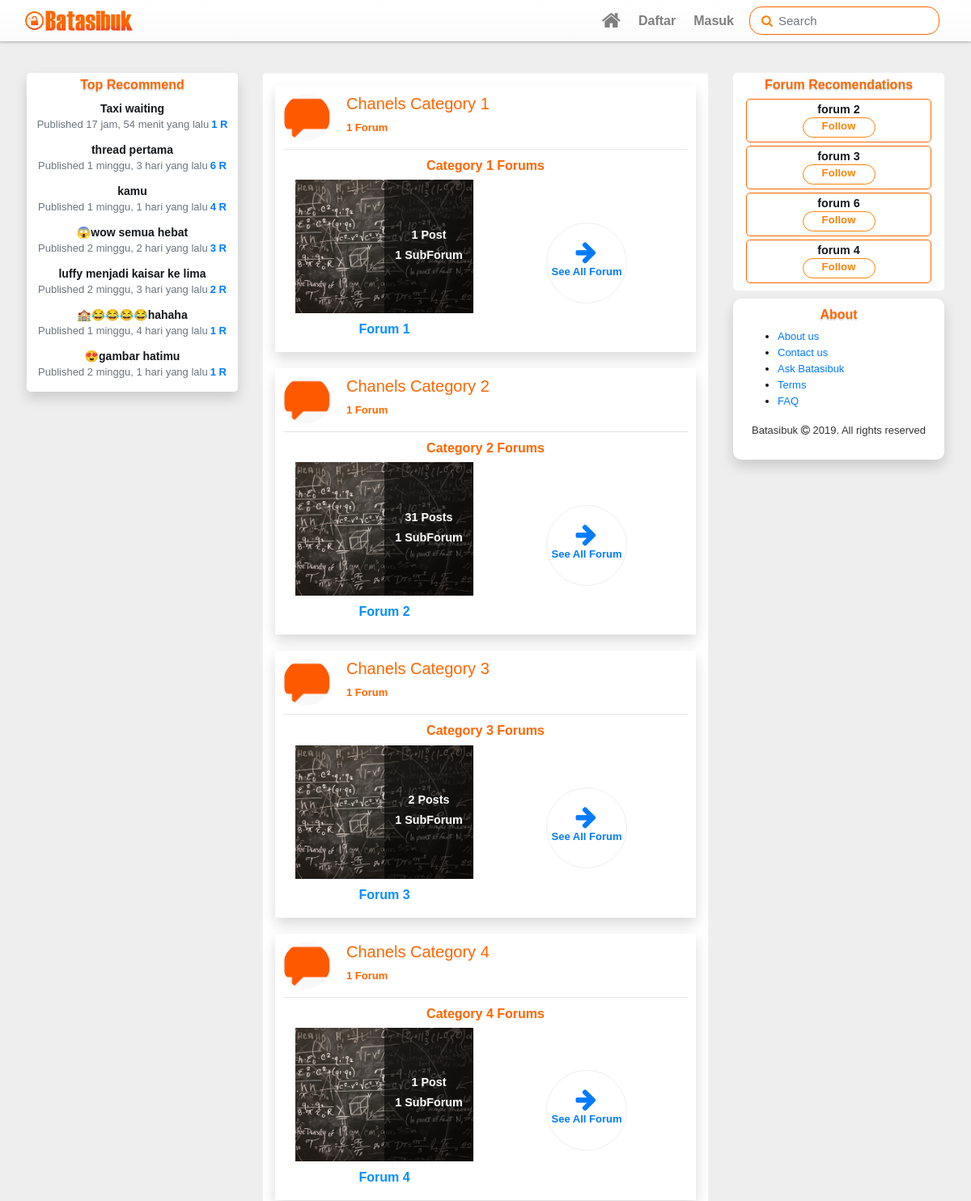
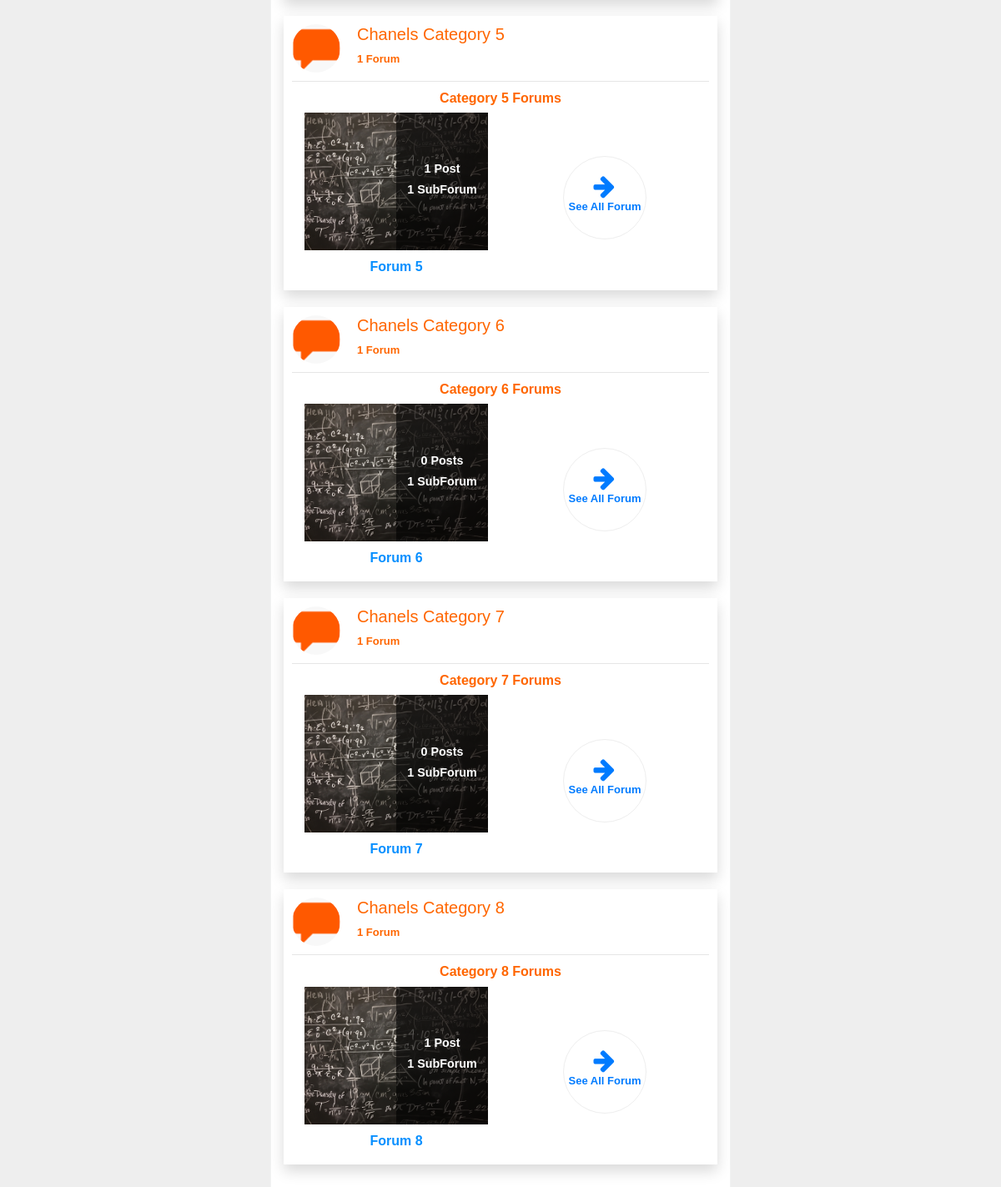
The app's page /forum/ with its own data (2 pictures, top to bottom).
### batasibuk_forum/models.py (models this page shows, shortened)
class Votable(models.Model):
	class Meta:
		abstract=True
	votes=GenericRelation(Vote,content_type_field='vote_type',object_id_field='vote_id')
	upvotes=models.IntegerField(default=0,blank=True)
	downvotes=models.IntegerField(default=0,blank=True)
	vote_self=False

class Post(Votable):
	objects=PostsManager()
	forum_post_type=models.ForeignKey(ContentType,on_delete=models.PROTECT,related_name='_forum_posts')
	forum_post_id=models.PositiveIntegerField()
	content_forum_post=GenericForeignKey('forum_post_type','forum_post_id')
	author=models.ForeignKey(User,related_name='posts',on_delete=models.PROTECT)
	created=models.DateTimeField(auto_now_add=True)
	updated=models.DateTimeField(auto_now=True)
	updated_by=models.ForeignKey(User,blank=True,null=True,on_delete=models.PROTECT)
	post_title=models.CharField(max_length=255)
	body=RichTextUploadingField(blank=True,
								config_name='post_thread',
								external_plugin_resources=[(
									'emoji',
									'/static/ckeditor_plugins/emoji/',
									'plugin.js')]
								)
	post_slug=models.SlugField(max_length=255,blank=True,editable=False)
	status=models.IntegerField(choices=(
		(0,'Draft'),
		(1,'Post')
		),default=0)
	views=models.IntegerField(blank=True,default=0)

class Category(models.Model):
	def image_path(instance,imagename):
		base_name,ext=os.path.splitext(imagename)
		return f"logo_channel/{time.strftime('%y%m%d%H%M%S')}{ext}"
	name=models.CharField(max_length=80)
	groups=models.ManyToManyField(Group,blank=True)
	position=models.IntegerField(blank=True,default=0)
	channel_logo=models.ImageField(default='',blank=True,upload_to=image_path)

class Followble(models.Model):
	class Meta:
		abstract=True
	followers=GenericRelation(Follow,content_type_field='forum_type',object_id_field='forum_id')

class Forum(Followble):
	def image_path(instance,imagename):
		base_name,ext=os.path.splitext(imagename)
		return f"logo_image/{time.strftime('%y%m%d%H%M%S')}{ext}"
	category=models.ForeignKey(Category,related_name='forums',blank=True,null=True,on_delete=models.PROTECT)
	name=models.CharField(max_length=80)
	position=models.IntegerField(blank=True,default=0)
	description=models.TextField(blank=True,default='')
	moderators=models.ManyToManyField(User,blank=True)
	updated=models.DateTimeField(auto_now=True)
	posts=GenericRelation(Post,content_type_field='forum_post_type',object_id_field='forum_post_id',related_query_name='post_forum')
	post_count=models.IntegerField(blank=True,default=0)
	forum_logo=models.ImageField(default='',upload_to=image_path)

### batasibuk_forum/views.py (the view)
# urls.py: path('',HomeForumsView.as_view(),name='home'),
class HomeForumsView(ListView):
	model= Category
	template_name='batasibuk_forum/home.html'
	context_object_name='categorys'
	extra_context={
		'title':'forum'
	}

### batasibuk_forum/models.py (called while the page is built)
	def get_top_recommend(self):
		posts=Post.objects.all()
		for post in posts:
			c_recommends=post.post_recommends.all().count()
			time_since=math.floor((datetime.datetime.now().timestamp()-post.created.timestamp())/3600)
			post.score=(c_recommends)/(time_since+2)**1.8
			if c_recommends==0:
				post.score=(c_recommends-1)/(time_since+2)**1.8
		posts=sorted(posts,key=lambda t:t.score,reverse=True)
		if len(posts)>10:
			return posts[0:7]
		return posts

### batasibuk_forum/templatetags/top_recommend.py (called while the page is built)
@register.inclusion_tag('snippets/post_recommends.html')
def top_recommend():
	posts=Post.objects.get_top_recommend()
	context={
		'posts':posts,
	}
	return context

@register.inclusion_tag('snippets/forum_recommend.html')
def forum_recommend(request):
	forum=Forum.objects.all()
	if request.user.is_authenticated:
		forum=Forum.objects.exclude(followers__follower=request.user)
	for f in forum:
		f.count_followers=f.followers.all().count()
	recommend_forum=sorted(forum,key=lambda c:c.count_followers,reverse=True)
	if len(recommend_forum)>4:
		recommend_forum=recommend_forum[0:4]
	return {'request':request,'forums':recommend_forum}

### batasibuk_forum/templatetags/vote_follow_filter.py (called while the page is built)
@register.simple_tag(name='is_user_follow')
def user_is_follow(to_follow,request,text=''):
	if request.user.is_authenticated and\
		to_follow.followers.filter(follower=request.user).exists():
			if text=='get_text':
				return mark_safe('<i class="fa fa-check-circle-o fa-lg"></i> Follow')
			return 'active'
	else:
		if text=='get_text':
			return 'Follow'
		return ''

### batasibuk_forum/templates/batasibuk_forum/home.html (shortened to what this page needs)
{% extends "base.html" %}
{% load static %}
{% load top_recommend %}
{% block get_in_head %}
	<link rel="stylesheet" type="text/css" href="{% static "css/forum_home.css" %}">
{% endblock get_in_head %}
{% block main_content %}
<div class="row">
	<div class="col-md-3 d-none d-md-block order-md-1">
    	{%top_recommend%}
    </div>
    <div class="col-md-6 order-1 order-md-2 ">
            <div class="chanels-card">
            {% for category in categorys  %}
				<div class="chanel-detail shadow">
                 	<img src="/media/logo_image/190331210525.png" alt="user" class="chanel-logo" />
                  <div class="channel-info">
                  	<a href="{% url "channel" id_channel=category.id name_channel=category.name%}" class="remove-link-format">
                    <h5 class="channel-title">Chanels {{category.name|capfirst}}</h5>
                    	<p>{{category.forums.all.count}} Forum{{category.forums.all.count|pluralize}}</p>
                    </a>
                  </div>
                  <div class="hr-custom clearfix"></div>
                  <div class="chanel-forum container-fluid">
                    	<h6>{{category.name|capfirst}} Forums </h6>
                    	<div class="row">
                    	{% for forum in category.forums.all %}
	                    		<div class="forum-detail col-sm-6">
	                    			<a href="{% url "forum:forumview" id_forum=forum.id name_forum=forum.name %}" class="remove-link-format">
		                    		<div class="forum-info">
		                    			<img src="/media/logo_image/logocoba.jpg" class="img-fluid forum-logo">
		                    			<div class="forum-posts d-flex flex-column justify-content-center">
		                    				<p>{{forum.posts.all.count}} Post{{forum.posts.all.count|pluralize}}</p>
		                    				<p>{{forum.subforums.all.count}} SubForum{{forum.subforum.all.count|pluralize}}</p>
		                    			</div>
		                    		</div>
									<p>{{forum.name|capfirst}}</p>
									</a>
								</div>
						{% endfor %}
						<div class="col-sm-6 d-flex align-items-center justify-content-center">
							<a href="{% url "channel" id_channel=category.id name_channel=category.name %}" class="link-all-forum">
								<p>
									<i class="fa fa-arrow-right"></i>
									See All Forum
								</p>
							</a>
						</div>
						</div>
                  </div>
                </div>
			{% endfor %}
            </div>
    </div>
    <div class="col-md-3 order-2 order-md-3">
      {%forum_recommend request%}
	   	{% include "snippets/footer.html" %}
	 </div>
</div>
{% endblock main_content %}

### templates/snippets/post_recommends.html
<div class="trend-threads-card shadow">
  <h6>Top Recommend</h6>
  {% for thread  in posts %}
  	<div class="trend-thread">
      <a href="{% url 'thread' thread.post_slug thread.post_title %}" class="remove-link-format">
      	<p class="threads-title">{{thread.post_title}}</p >
      	<p class="thread-detail"><span class='text-muted'>Published {{thread.created|timesince}} yang lalu</span><span class="thread-r">{{thread.post_recommends.all.count}} R</span></p>
      </a>
  	</div>
  {% endfor %}
</div>

### templates/snippets/forum_recommend.html
{% load vote_follow_filter %}
<div class="suggest-forum-card">
  <h6 class="grey">Forum Recomendations</h6>
  {% for forum in forums  %}
  	<div class="follow-forum">
      <p><a href="{% url "forum:forumview" forum.id forum.name %}"class='remove-link-format'>{{forum.name}}</a></p>
      <a href="javascript:void(0)" class="btn btn-follow follow-this {%is_user_follow forum request %} " data-id='{{forum.id}}' data-action='forum'>{%is_user_follow forum request 'get_text'%}</a>
  </div>
  {% endfor %}
</div>

### static/css/style.css (style rules this page uses)
html, body { height: 100%; width: 100%; }
body { font-family: Helvetica, Arial,sans-serif; line-height: 20px; color: #14171a; background-color: #eee; font-size: 13px; padding-top: 60px; }
.btn { font-family: Helvetica,Arial,sans-serif!important; font-weight: 700; letter-spacing: .1px; }
.btn-follow { color: #fc8207; background-color: transparent; background-image: none; border-color: #fc8207; font-weight: bold; width: 120px; border-radius: 20px; }
.remove-link-format,.remove-link-format:hover,.remove-link-format:active,.remove-link-format:focus { color: inherit; text-decoration: none; }
.hr-custom { background: none; height: 1px; border-top: 1px solid #e6e6e6; width: 100%; margin: auto; margin-bottom: 10px; }
.trend-threads-card { width: 100%; padding:5px 10px; background-color: #fff; border-radius: 5px; text-align: center; margin-bottom: 10px; min-height: 200px; }
.trend-threads-card .trend-thread { padding:2px; border-radius: 0; width: 100%%; border-bottom: 2px solid rgba(0,0,0,0); transition: ease-in .2s all; }
.trend-threads-card > h6 { font-weight: bold; color: #ff6600; text-shadow: 0rem .14rem rgba(0,0,0,.15); }
.trend-threads-card .trend-thread > a > .threads-title { margin-bottom: 0px; font-weight: bold; font-size: 14px; margin-bottom: 0; }
.trend-threads-card .trend-thread > a > .thread-detail { margin-bottom: 5px; }
.trend-threads-card .trend-thread > a > .thread-detail .thread-r { font-size: 13px; font-weight: bold; margin-left: 3px; color: #007bff; }
.suggest-forum-card { width: 100%; padding:5px 10px; background-color: #fff; border-radius: 5px; text-align: center; margin-bottom: 10px; }
.suggest-forum-card .follow-forum { padding:2px; border-radius: 5px; width: 95%; border: 1px solid #ff6600; margin-bottom:4px; }
.suggest-forum-card > h6 { font-weight: bold; color:#ff6600; text-shadow: 0rem .14rem rgba(0,0,0,.15); }
.suggest-forum-card .follow-forum { margin-left: auto; margin-right: auto; }
.suggest-forum-card .follow-forum > p { display: block; margin-bottom: 0px; font-weight: bold; font-size: 1.1em; transition: ease-in .2s all; }
.suggest-forum-card .follow-forum .btn-follow { height: 25px; width: 90px; font-size: 13px; padding: 0; margin-top: 0px; margin-bottom: 3px; }

### static/css/forum_home.css (style rules this page uses)
.chanels-card { border-radius: 4px; width: 100%; padding: 15px; border: 1px solid #f1f2f2; margin-bottom: 20px; background-color: #fff; margin-bottom: 20px; min-height: 500px; }
.chanels-card .chanel-detail { width: 100%; padding:10px 10px 8px; background-color: #fff; margin-bottom: 20px!important; }
.chanels-card .chanel-detail .chanel-logo { float: left; margin-right: 20px; height: 58px; width: 58px; border-radius: 50%; }
.chanels-card .chanel-detail .remove-link-format { color: #ff6600; font-weight: bold; }
.chanels-card .chanel-detail .chanel-forum> h6 { color: #ff6600; font-weight: bold; text-align: center; }
.chanels-card .chanel-detail .forum-detail .forum-info { position: relative; }
.chanels-card .chanel-detail .forum-detail .forum-posts { position: absolute; background-color: rgba(0,0,0,.6); width:50%; right: 0; top: 0; bottom: 0; text-align: center; font-size: 1em; }
.chanels-card .chanel-detail .forum-detail .forum-posts>p { color: #fff; font-size: 1.1em; margin-bottom: 5px; vertical-align: middle; }
.chanels-card .chanel-detail .forum-detail > a >p { text-align: center; font-size: 16px; font-weight: bold; color: #078fff; margin:10px 0; }
.chanels-card .chanel-forum .link-all-forum { border-radius: 50%; overflow: hidden; display: block; width: 100px; height: 100px; padding: 0!important; text-align: center; line-height: 100px; border:1px solid #eee; transition: .2s; }
.chanels-card .chanel-forum .link-all-forum p { text-align: center; margin-top: 10px; font-weight: bold; display: inline-block; position: relative; }
.chanels-card .chanel-forum .link-all-forum p .fa { font-size: 30px; font-weight: normal; position: absolute; top: 10px; left: 30px; }

### records on screen
Post: post_title "Taxi waiting", created "17 jam, 54 menit", post_recommends.all.count "1"
Post: post_title "thread pertama", created "1 minggu, 3 hari", post_recommends.all.count "6"
Post: post_title "kamu", created "1 minggu, 1 hari", post_recommends.all.count "4"
Post: post_title "😱wow semua hebat", created "2 minggu, 2 hari", post_recommends.all.count "3"
Post: post_title "luffy menjadi kaisar ke lima", created "2 minggu, 3 hari", post_recommends.all.count "2"
Post: post_title "🏫😂😂😂😂hahaha", created "1 minggu, 4 hari", post_recommends.all.count "1"
Post: post_title "😍gambar hatimu", created "2 minggu, 1 hari", post_recommends.all.count "1"
Category: name "Category 1", forums.all.count "1"
Forum: posts.all.count "1", subforums.all.count "1", name "Forum 1"
Category: name "Category 2", forums.all.count "1"
Forum: posts.all.count "31", subforums.all.count "1", name "Forum 2", name "forum 2", is_user_follow "Follow"
Category: name "Category 3", forums.all.count "1"
Forum: posts.all.count "2", subforums.all.count "1", name "Forum 3", name "forum 3", is_user_follow "Follow"
Category: name "Category 4", forums.all.count "1"
Forum: posts.all.count "1", subforums.all.count "1", name "Forum 4", name "forum 4", is_user_follow "Follow"
Category: name "Category 5", forums.all.count "1"
Forum: posts.all.count "1", subforums.all.count "1", name "Forum 5"
Category: name "Category 6", forums.all.count "1"
Forum: posts.all.count "0", subforums.all.count "1", name "Forum 6", name "forum 6", is_user_follow "Follow"
Category: name "Category 7", forums.all.count "1"
Forum: posts.all.count "0", subforums.all.count "1", name "Forum 7"
Category: name "Category 8", forums.all.count "1"
Forum: posts.all.count "1", subforums.all.count "1", name "Forum 8"
